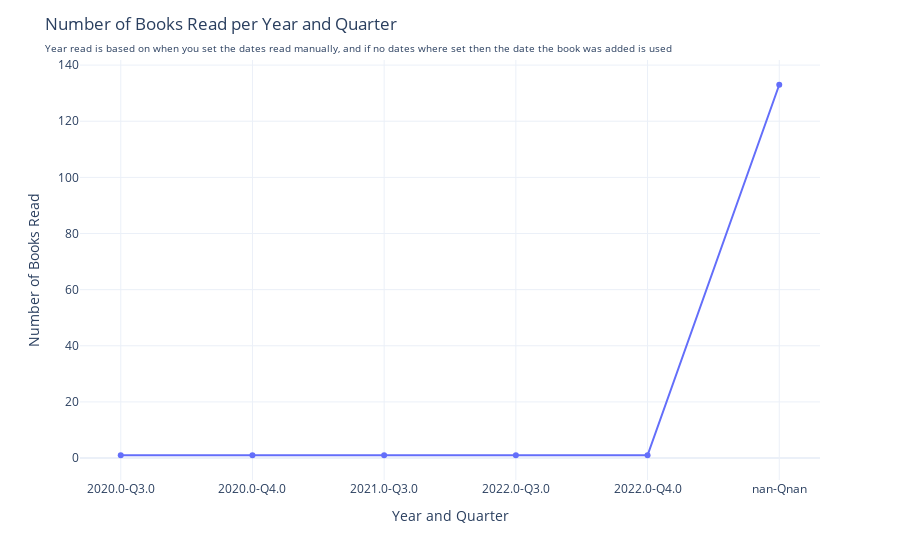

Notebook code for this chart:
### Markdown cell above
# Vizualising timeline of books read.

### Code cell
from apps.viz import viz_year_read
viz_year_read(myreads).show()

### Figure 1 — Plotly figure (JSON) as saved in the notebook; plotly's stock layout.template omitted (floating-point values rounded to 4 significant figures)
{"data": [{"hovertemplate": "Year_Quarter=%{x}<br>Books Read=%{y}<extra></extra>", "legendgroup": "", "line": {"color": "#636efa", "dash": "solid"}, "marker": {"symbol": "circle"}, "mode": "markers+lines", "name": "", "orientation": "v", "showlegend": false, "type": "scatter", "x": ["2020.0-Q3.0", "2020.0-Q4.0", "2021.0-Q3.0", "2022.0-Q3.0", "2022.0-Q4.0", "nan-Qnan"], "xaxis": "x", "y": [1, 1, 1, 1, 1, 133], "yaxis": "y"}], "layout": {"legend": {"tracegroupgap": 0}, "margin": {"t": 60}, "showlegend": false, "title": {"text": "Number of Books Read per Year and Quarter<span style=\"font-size: 10px;\"><br>Year read is based on when you set the dates read manually, and if no dates where set then the date the book was added is used</span>"}, "xaxis": {"anchor": "y", "domain": [0, 1], "title": {"text": "Year and Quarter"}}, "yaxis": {"anchor": "x", "domain": [0, 1], "title": {"text": "Number of Books Read"}}}}
